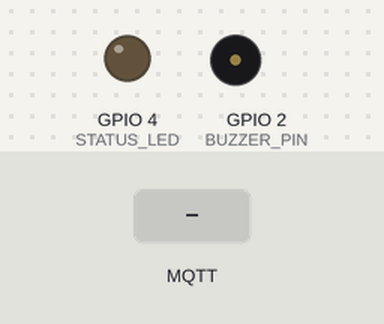
A sketch run on a simulated ESP32. Shown: output pins drawn as LEDs (lit = HIGH), buzzer (waves = sounding, pin HIGH). The inputs (shaded band) are chosen by the test bench. WiFi joins after 1.5 s; servers stay silent unless stated; no MQTT or app messages arrive unless stated; what the sketch prints to the serial monitor is not drawn.

Above: at 2.7 s.
2.8 s: MQTT message "90" arrives on the first subscribed topic
At 4.3 s:
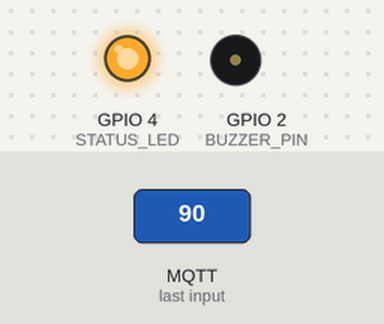
4.8 s: MQTT message "5" arrives on the first subscribed topic
At 6.0 s:
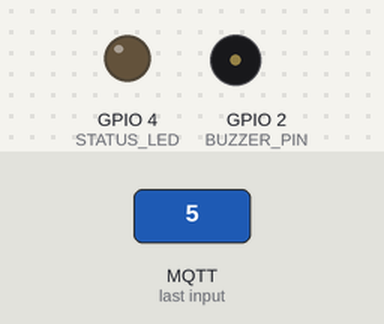
6.3 s: MQTT message "200" arrives on the first subscribed topic
At 6.4 s:
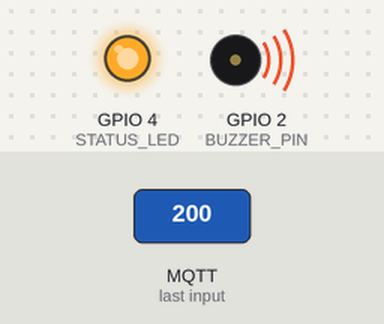
8.3 s: MQTT message "1" arrives on the first subscribed topic
At 8.7 s:
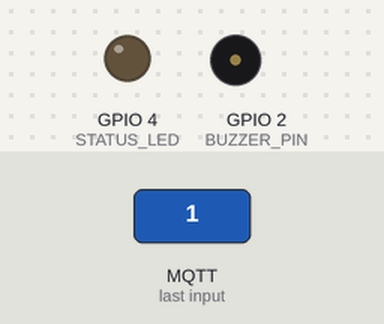
Timing chart, 0 to 10.8 s (numbered marks = the images above; inputs shaded):
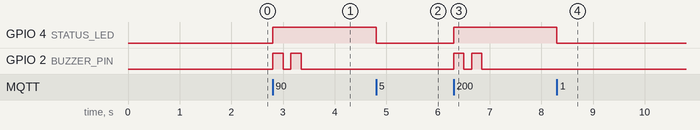

Measured:
- after the input at 2.8 s, GPIO 4 (STATUS_LED): LOW → HIGH at once; GPIO 2 (BUZZER_PIN): alternates HIGH for 0.20 s and LOW for 0.15 s, 4 changes in all, then stays LOW, starting at once
- after the input at 4.8 s, GPIO 4 (STATUS_LED): HIGH → LOW at once
- after the input at 6.3 s, GPIO 4 (STATUS_LED): LOW → HIGH at once; GPIO 2 (BUZZER_PIN): alternates HIGH for 0.20 s and LOW for 0.15 s, 4 changes in all, then stays LOW, starting at once
- after the input at 8.3 s, GPIO 4 (STATUS_LED): HIGH → LOW at once

The sketch:

buzer.ino
```cpp
/*
 * Smart Home Monitoring System
 * Buzzer Alert Node - ESP32
 * Subscribes to home/watertank/level, beeps when water is LOW
 */

#include <WiFi.h>
#include <PubSubClient.h>

// Configuration
const char* ssid        = "K";
const char* password    = "12345678";
const char* mqtt_server = "test.mosquitto.org";
const int   mqtt_port   = 1883;

// MQTT Topics
const char* topic_water  = "home/watertank/level";
const char* topic_buzzer = "home/watertank/buzzer";
const char* topic_dist   = "home/watertank/distance";

// Pin Definitions
#define BUZZER_PIN  2
#define STATUS_LED  4

// Threshold
// Buzzer triggers when reported distance >= this value (water too low)
#define LOW_THRESHOLD_CM  20.0

// Timing
const long RECONNECT_INTERVAL = 5000;

// Global Objects
WiFiClient   espClient;
PubSubClient client(espClient);

unsigned long lastReconnect = 0;

// Function Prototypes
void    setupWiFi();
void    alertBeep();
void    onMessage(char* topic, byte* payload, unsigned int length);
boolean reconnectMQTT();

// WiFi
void setupWiFi() {
  WiFi.mode(WIFI_STA);
  WiFi.begin(ssid, password);
  Serial.print("Connecting to WiFi");
  while (WiFi.status() != WL_CONNECTED) {
    delay(500);
    Serial.print(".");
  }
  Serial.println("\nWiFi connected! IP: " + WiFi.localIP().toString());
}

// Buzzer
void alertBeep() {
  for (int i = 0; i < 2; i++) {
    digitalWrite(BUZZER_PIN, HIGH);
    delay(200);
    digitalWrite(BUZZER_PIN, LOW);
    delay(150);
  }
}

// MQTT Callback
void onMessage(char* topic, byte* payload, unsigned int length) {
  char buf[32];
  unsigned int len = min(length, (unsigned int)(sizeof(buf) - 1));
  memcpy(buf, payload, len);
  buf[len] = '\0';

  float dist = atof(buf);
  Serial.printf("[%s]  %.2f cm\n", topic, dist);

  if (dist <= 0) return;

  if (client.connected()) client.publish(topic_dist, buf);

  if (dist >= LOW_THRESHOLD_CM) {
    Serial.println("[ALERT] Water LOW -> buzzer ON");
    digitalWrite(STATUS_LED, HIGH);
    alertBeep();
    if (client.connected()) client.publish(topic_buzzer, "LOW");
  } else {
    Serial.println("[OK] Water OK -> buzzer OFF");
    digitalWrite(STATUS_LED, LOW);
    digitalWrite(BUZZER_PIN, LOW);
    if (client.connected()) client.publish(topic_buzzer, "OK");
  }
}

// MQTT
boolean reconnectMQTT() {
  Serial.print("Connecting to MQTT... ");
  if (client.connect("ESP32_BUZZER_NODE")) {
    Serial.println("connected!");
    client.subscribe(topic_water);
    Serial.println("Subscribed: " + String(topic_water));
    return true;
  }
  Serial.print("failed, rc=");
  Serial.println(client.state());
  return false;
}

// Setup
void setup() {
  Serial.begin(115200);

  pinMode(BUZZER_PIN, OUTPUT);
  pinMode(STATUS_LED, OUTPUT);
  digitalWrite(BUZZER_PIN, LOW);
  digitalWrite(STATUS_LED, LOW);

  setupWiFi();

  client.setServer(mqtt_server, mqtt_port);
  client.setCallback(onMessage);

  reconnectMQTT();
}

// Loop
void loop() {
  if (WiFi.status() != WL_CONNECTED) setupWiFi();

  if (!client.connected()) {
    unsigned long now = millis();
    if (now - lastReconnect > RECONNECT_INTERVAL) {
      lastReconnect = now;
      reconnectMQTT();
    }
  } else {
    client.loop();
  }
}
```
